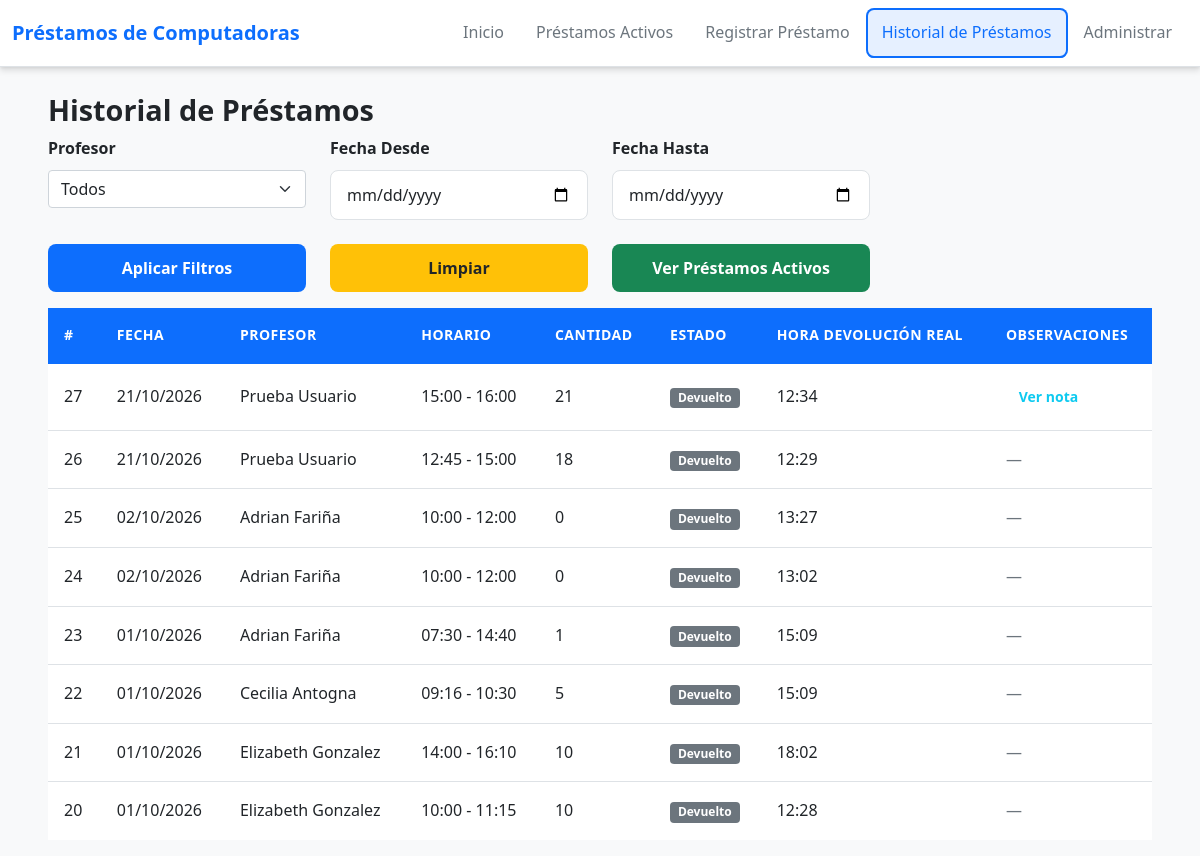
The page /historial on the database its author committed.
### app/models.py (models this page shows, shortened)
class Prestamo(db.Model):
    __tablename__ = 'prestamos'
    id = db.Column(db.Integer, primary_key=True, autoincrement=True)
    usuario_id = db.Column(db.Integer, db.ForeignKey('usuarios.id'), nullable=False)
    prestador_id = db.Column(db.Integer, nullable=True)  # No foreign key, just integer
    fecha_prestamo = db.Column(db.Date, nullable=False)
    hora_retiro = db.Column(db.Time, nullable=False)
    hora_devolucion_esperada = db.Column(db.Time, nullable=False)
    fecha_creacion = db.Column(db.DateTime, default=datetime.utcnow)
    hora_devolucion_final = db.Column(db.DateTime, nullable=True)
    horario_devolucion = db.Column(db.Time, nullable=True)
    cantidad = db.Column(db.Integer, nullable=False, default=0)
    observaciones = db.Column(db.Text, nullable=True)  # Notas al devolver
    estado = db.Column(db.String(20), nullable=False, default='pendiente_entrega')  # pendiente_entrega, activo, devuelto
    usuario = db.relationship('Usuario', backref='prestamos')

class Usuario(db.Model):
    __tablename__ = 'usuarios'
    id = db.Column(db.Integer, primary_key=True, autoincrement=True)
    apellido = db.Column(db.String(50), nullable=False)
    nombre = db.Column(db.String(50), nullable=False)
    @property
    def nombre_completo(self):
        return f'{self.nombre} {self.apellido}'

### app/routes.py (the view)
@bp.route('/historial')
def historial():
    profesor_id = request.args.get('profesor_id', type=int)
    fecha_desde = request.args.get('fecha_desde')
    fecha_hasta = request.args.get('fecha_hasta')
    query = Prestamo.query.filter(
        Prestamo.estado == 'devuelto'
    )
    if profesor_id:
        query = query.filter(Prestamo.usuario_id == profesor_id)
    if fecha_desde:
        query = query.filter(Prestamo.fecha_prestamo >= fecha_desde)
    if fecha_hasta:
        query = query.filter(Prestamo.fecha_prestamo <= fecha_hasta)
    prestamos = query.order_by(Prestamo.fecha_creacion.desc()).all()
    usuarios = Usuario.query.order_by(Usuario.apellido, Usuario.nombre).all()
    filtros = {
        'profesor_id': profesor_id,
        'fecha_desde': fecha_desde,
        'fecha_hasta': fecha_hasta
    }
    return render_template('historial.html',
                         prestamos=prestamos,
                         usuarios=usuarios,
                         filtros=filtros)

### app/templates/historial.html (shortened to what this page needs)
{% extends "base.html" %}
{% block content %}
<div class="container mt-4">
    <h2>Historial de Préstamos</h2>
    <div class="row mb-4">
        <div class="col-md-3">
            <label for="profesor_id" class="form-label">Profesor</label>
            <select class="form-select" id="profesor_id" name="profesor_id">
                <option value="">Todos</option>
            </select>
        </div>
        <div class="col-md-3">
            <label for="fecha_desde" class="form-label">Fecha Desde</label>
            <input type="date" class="form-control" id="fecha_desde" name="fecha_desde" value="{{ filtros.fecha_desde or '' }}">
        </div>
        <div class="col-md-3">
            <label for="fecha_hasta" class="form-label">Fecha Hasta</label>
            <input type="date" class="form-control" id="fecha_hasta" name="fecha_hasta" value="{{ filtros.fecha_hasta or '' }}">
        </div>
    </div>
    <div class="row mb-3">
        <div class="col-md-3">
            <button type="button" class="btn btn-primary w-100" onclick="aplicarFiltros()">Aplicar Filtros</button>
        </div>
        <div class="col-md-3">
            <button type="button" class="btn btn-secondary w-100" onclick="limpiarFiltros()">Limpiar</button>
        </div>
        <div class="col-md-3">
            <a href="{{ url_for('main.prestamos') }}" class="btn btn-success w-100">Ver Préstamos Activos</a>
        </div>
    </div>
    {% if prestamos %}
    <div class="table-responsive">
        <table class="table table-hover align-middle">
            <thead class="table-light">
                <tr>
                    <th>#</th>
                    <th>Fecha</th>
                    <th>Profesor</th>
                    <th>Horario</th>
                    <th>Cantidad</th>
                    <th>Estado</th>
                    <th>Hora Devolución Real</th>
                    <th>Observaciones</th>
                </tr>
            </thead>
            <tbody>
                {% for prestamo in prestamos %}
                <tr>
                    <td>{{ prestamo.id }}</td>
                    <td>{{ prestamo.fecha_prestamo.strftime('%d/%m/%Y') }}</td>
                    <td>{{ prestamo.usuario.nombre_completo }}</td>
                    <td>
                        {{ prestamo.hora_retiro.strftime('%H:%M') }} -
                        {{ prestamo.hora_devolucion_esperada.strftime('%H:%M') }}
                    </td>
                    <td>{{ prestamo.cantidad }}</td>
                    <td>
                        {% if prestamo.estado == 'pendiente_entrega' %}
                            <span class="badge bg-warning text-dark">⏳ Pendiente entrega</span>
                        {% elif prestamo.estado == 'activo' %}
                            <span class="badge bg-danger">🔴 Activo</span>
                        {% elif prestamo.estado == 'entregado' %}
                            <span class="badge bg-success">✅ Entregado</span>
                        {% elif prestamo.estado == 'pendiente_devolucion' %}
                            <span class="badge bg-info text-dark">🔄 Pendiente devolución</span>
                        {% else %}
                            <span class="badge bg-secondary">{{ prestamo.estado|title }}</span>
                        {% endif %}
                    </td>
                    <td>
                        {{ prestamo.horario_devolucion.strftime('%H:%M') if prestamo.horario_devolucion else 'Pendiente' }}
                    </td>
                    <td>
                        {% if prestamo.observaciones %}
                        <button type="button" class="btn btn-outline-info btn-sm" data-bs-toggle="collapse" data-bs-target="#obs-{{ prestamo.id }}" aria-expanded="false">Ver nota</button>
                        {% else %}
                        <span class="text-muted">—</span>
                        {% endif %}
                    </td>
                </tr>
                {% endfor %}
            </tbody>
        </table>
    </div>
    {% else %}
    <div class="alert alert-info">
        No se encontraron préstamos devueltos con los filtros aplicados.
    </div>
    {% endif %}
</div>
{% endblock %}

### app/static/css/styles.css (style rules this page uses)
:root { --bg-color: #f8f9fa; --surface-color: #ffffff; --text-primary: #212529; --text-secondary: #6c757d; --text-muted: #adb5bd; --border-color: #dee2e6; --border-dark: #ced4da; --primary-color: #0d6efd; --primary-light: #66b2ff; --primary-dark: #0a58ca; --secondary-color: #ffc107; --secondary-light: #ffcd39; --secondary-dark: #e0a800; --success-color: #198754; --warning-color: #ffc107; --danger-color: #dc3545; --info-color: #0dcaf0; --transition-speed: 0.3s; --border-radius: 8px; --box-shadow: 0 4px 6px rgba(0, 0, 0, 0.1), 0 1px 3px rgba(0, 0, 0, 0.08); --box-shadow-hover: 0 6px 8px rgba(0, 0, 0, 0.15), 0 2px 4px rgba(0, 0, 0, 0.1); --weekday-btn-size: 40px; --weekday-btn-font-size: 0.875rem; --weekday-date-font-size: 1.25rem; --weekday-label-font-size: 0.75rem; }
* { margin: 0; padding: 0; box-sizing: border-box; }
body { font-family: 'Segoe UI', Tahoma, Geneva, Verdana, sans-serif; line-height: 1.6; color: var(--text-primary); background-color: var(--bg-color); }
.container { max-width: 1400px; margin: 0 auto; padding: 0 1.5rem; width: 100%; }
h1, h2, h3, h4, h5, h6 { color: var(--text-primary); margin-top: 0; font-weight: 600; line-height: 1.3; }
h2 { font-size: 1.8rem; }
.btn { display: inline-flex; align-items: center; justify-content: center; padding: 0.75rem 1.5rem; font-size: 1rem; font-weight: 600; border: none; border-radius: var(--border-radius); cursor: pointer; transition: all var(--transition-speed) ease; text-decoration: none; white-space: nowrap; }
.btn-primary { background-color: var(--primary-color); color: var(--surface-color); }
.btn-secondary { background-color: var(--secondary-color); color: var(--text-primary); }
.btn-sm { padding: 0.4rem 0.8rem; font-size: 0.875rem; }
.form-label { font-weight: 600; margin-bottom: 0.5rem; color: var(--text-primary); }
.form-control { background-color: var(--surface-color); border: 1px solid var(--border-color); border-radius: var(--border-radius); color: var(--text-primary); padding: 0.75rem 1rem; font-size: 1rem; transition: all var(--transition-speed) ease; }
.form-control::placeholder { color: var(--text-muted); opacity: 0.7; }
.table { width: 100%; margin-bottom: 1rem; background-color: var(--surface-color); border-radius: var(--border-radius); border: none; overflow: visible; border-collapse: collapse; }
.table th, .table td { padding: 1rem; text-align: left; border-bottom: 1px solid var(--border-color); }
.table th { background-color: var(--primary-color); color: var(--surface-color); font-weight: 600; text-transform: uppercase; font-size: 0.875rem; letter-spacing: 0.5px; border-bottom: 2px solid var(--primary-color); }
.table tbody tr { background-color: var(--surface-color); transition: background-color var(--transition-speed) ease; }
.table tbody tr:last-child td { border-bottom: none; }

### rows shown on the page
Prestamo: id "27", fecha_prestamo "21/10/2026", usuario.nombre_completo "Prueba Usuario", hora_retiro "15:00", hora_devolucion_esperada "16:00", cantidad "21", estado "Devuelto", horario_devolucion "12:34"
Prestamo: id "26", fecha_prestamo "21/10/2026", usuario.nombre_completo "Prueba Usuario", hora_retiro "12:45", hora_devolucion_esperada "15:00", cantidad "18", estado "Devuelto", horario_devolucion "12:29"
Prestamo: id "25", fecha_prestamo "02/10/2026", usuario.nombre_completo "Adrian Fariña", hora_retiro "10:00", hora_devolucion_esperada "12:00", cantidad "0", estado "Devuelto", horario_devolucion "13:27"
Prestamo: id "24", fecha_prestamo "02/10/2026", usuario.nombre_completo "Adrian Fariña", hora_retiro "10:00", hora_devolucion_esperada "12:00", cantidad "0", estado "Devuelto", horario_devolucion "13:02"
Prestamo: id "23", fecha_prestamo "01/10/2026", usuario.nombre_completo "Adrian Fariña", hora_retiro "07:30", hora_devolucion_esperada "14:40", cantidad "1", estado "Devuelto", horario_devolucion "15:09"
Prestamo: id "22", fecha_prestamo "01/10/2026", usuario.nombre_completo "Cecilia Antogna", hora_retiro "09:16", hora_devolucion_esperada "10:30", cantidad "5", estado "Devuelto", horario_devolucion "15:09"
Prestamo: id "21", fecha_prestamo "01/10/2026", usuario.nombre_completo "Elizabeth Gonzalez", hora_retiro "14:00", hora_devolucion_esperada "16:10", cantidad "10", estado "Devuelto", horario_devolucion "18:02"
Prestamo: id "20", fecha_prestamo "01/10/2026", usuario.nombre_completo "Elizabeth Gonzalez", hora_retiro "10:00", hora_devolucion_esperada "11:15", cantidad "10", estado "Devuelto", horario_devolucion "12:28"
